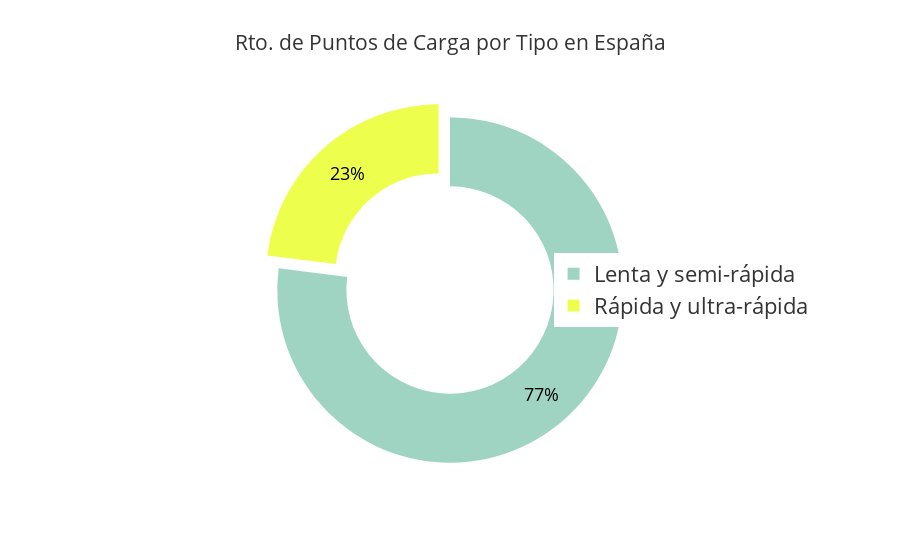

The notebook cell saved with this chart:
### Code cell
# Colores personalizados basados en la paleta
colors = ["rgba(118, 194, 167, 0.7)", "#edff4c"]

# Crear gráfico de pastel
fig = go.Figure(data=[go.Pie(
    labels=tipos_puntos_info["Tipo"],
    values=tipos_puntos_info["Puntos"],
    marker=dict(colors=colors),
    hole=0.6,  # Ajuste para hacer el agujero en el centro
    textinfo='percent',  # Muestra el porcentaje
    textfont=dict(size=18, color='black'),  # Tamaño y color del texto de los valores
    pull=[0, 0.1],
)])

# Configuración del diseño
fig.update_layout(
    title="Rto. de Puntos de Carga por Tipo en España",
    title_font_size=21,
    legend=dict(
        x=0.64,  # Posicionamiento de la leyenda más cerca del gráfico
        y=0.5,
        font=dict(size=22)  # Tamaño de la fuente de la leyenda
    )
)

# Mostrar el gráfico
fig.show()

### Figure 1 — Plotly figure (JSON) as saved in the notebook; plotly's stock layout.template omitted (floating-point values rounded to 4 significant figures)
{"data": [{"hole": 0.6, "labels": ["Lenta y semi-rápida", "Rápida y ultra-rápida"], "marker": {"colors": ["rgba(118, 194, 167, 0.7)", "#edff4c"]}, "pull": [0, 0.1], "textfont": {"color": "black", "size": 18}, "textinfo": "percent", "type": "pie", "values": [22562, 6739]}], "layout": {"legend": {"font": {"size": 22}, "x": 0.64, "y": 0.5}, "title": {"font": {"size": 21}, "text": "Rto. de Puntos de Carga por Tipo en España"}}}
